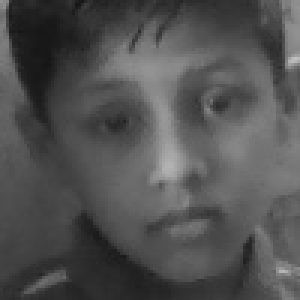
#> input picture Face_detection_model_CV/Students/Dhurv/img10.jpg, 100 x 100 px, given in place of the camera (shown 3 times larger)
$ jupyter execute Attendance_using_ML.ipynb
#> lines starting #> are read from the running program, lines starting #| are printed output that depends on the picture; after the words box and inside, x2 and y2 are one past the last pixel; in counts of white or black regions, pixels touching at a corner belong together
[cell 1]
import cv2

[cell 2]
video=cv2.VideoCapture(0)
Model_face=cv2.CascadeClassifier("trained model/haarcascade_frontalface_alt.xml")
Model_eye=cv2.CascadeClassifier("trained model\haarcascade_eye.xml")
while True:
    flag,img=video.read()  # if img exist then flag value will be True else flag value will be false
#> img is the input picture: shape (100, 100, 3); min 22, max 192, mean 81.5
    if flag==False:
        break

    img2=cv2.cvtColor(img,cv2.COLOR_BGR2GRAY)
    face=Model_face.detectMultiScale(img2)
#> face = [[13, 6, 85, 85]]
    cv2.putText(img,text="Press 'c' to stop",org=(10,20),fontFace=cv2.FONT_HERSHEY_COMPLEX,color=(0,0,255),thickness=2,fontScale=1)
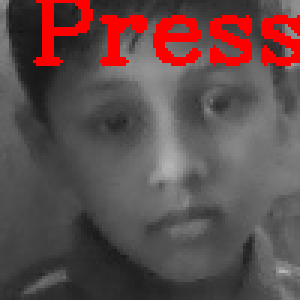
#> img: shape (100, 100, 3) (shown 3 times larger); 7.79% of pixels changed, all inside (x1, y1, x2, y2) = (11, 0, 100, 22)
    for x,y,w,h in face:
        cv2.rectangle(img,(x,y,w,h),(0,255,0),2)


        img3=img2[y:y+h,x:x+w]
        eye=Model_eye.detectMultiScale(img3)
        for ex,ey,ew,eh in eye:
            cv2.rectangle(img,(x+ex,y+ey,ew,eh),(0,255,0),2)
#> this loop made 1 pass
#> (x, y, w, h, eye) on pass 1: (13, 6, 85, 85, [[43, 15, 28, 28], [13, 23, 24, 24]])
#> pass 1, `img3=img2[y:y+h,x:x+w]`:
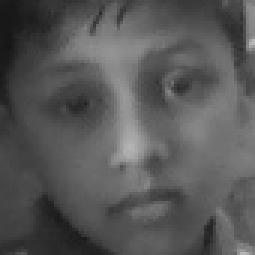
#> img3: shape (85, 85) (shown 3 times larger); min 22, max 185, mean 87.4
#> after the loop:
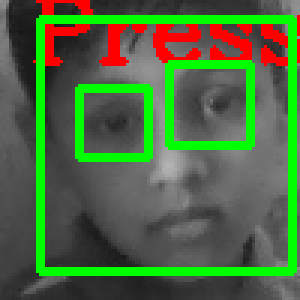
#> img: shape (100, 100, 3) (shown 3 times larger); 15.96% of pixels changed, all inside (x1, y1, x2, y2) = (12, 5, 99, 92)

    cv2.imshow("wind",img)
    key=cv2.waitKey(10)
#> (key Esc is pressed here)

    if key==ord("c"):
        break
cv2.destroyAllWindows()
video.release()

$ run again, on Face_detection_model_CV/Students/Dhurv/img100.jpg
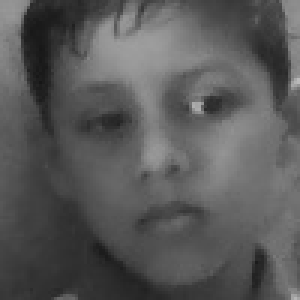
#> input picture Face_detection_model_CV/Students/Dhurv/img100.jpg, 100 x 100 px, given in place of the camera (shown 3 times larger)
#> img is the input picture: shape (100, 100, 3); min 22, max 187, mean 88.6
#> face = [[11, 7, 84, 84]]
#> the loop `for x,y,w,h in face:` made 1 pass
#> (x, y, w, h, eye) on pass 1: (11, 7, 84, 84, [[42, 12, 29, 29], [12, 23, 23, 23]])
#> pass 1, `img3=img2[y:y+h,x:x+w]`:
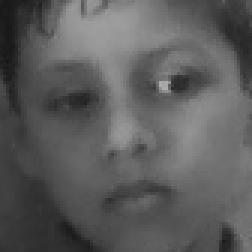
#> img3: shape (84, 84) (shown 3 times larger); min 22, max 174, mean 92.3
#> after the loop `for x,y,w,h in face:`:
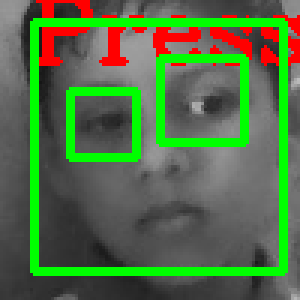
#> img: shape (100, 100, 3) (shown 3 times larger); mean B, G, R 69.8, 110.2, 83.3

$ run again, on Face_detection_model_CV/Students/Dhurv/img108.jpg
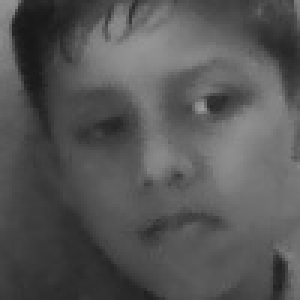
#> input picture Face_detection_model_CV/Students/Dhurv/img108.jpg, 100 x 100 px, given in place of the camera (shown 3 times larger)
#> img is the input picture: shape (100, 100, 3); min 23, max 157, mean 85.8
#> face = [[9, 7, 87, 87]]
#> `cv2.putText(img,text="Press 'c' to stop",org=(10,20),fontFace=cv2.FONT..`:
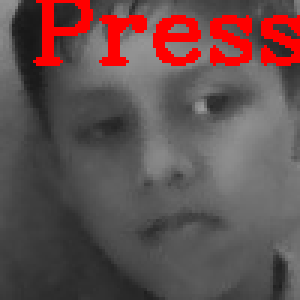
#> img: shape (100, 100, 3) (shown 3 times larger); 7.79% of pixels changed, all inside (x1, y1, x2, y2) = (11, 0, 100, 22)
#> the loop `for x,y,w,h in face:` made 1 pass
#> (x, y, w, h, eye) on pass 1: (9, 7, 87, 87, [[42, 10, 33, 33], [15, 26, 23, 23]])
#> after the loop `for x,y,w,h in face:`:
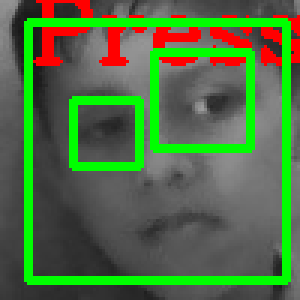
#> img: shape (100, 100, 3) (shown 3 times larger); 16.68% of pixels changed, all inside (x1, y1, x2, y2) = (8, 6, 97, 95)
